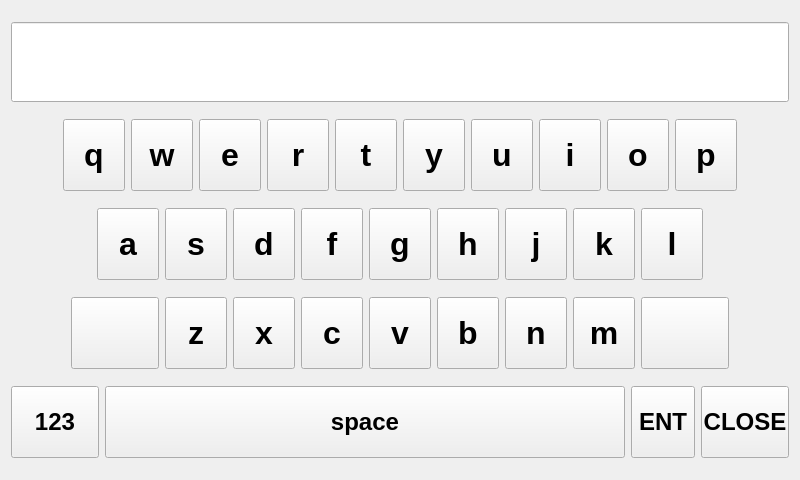
<?xml version="1.0" encoding="UTF-8"?>
<ui version="4.0">
 <class>KeyboardDialog</class>
 <widget class="QDialog" name="KeyboardDialog">
  <property name="geometry">
   <rect>
    <x>0</x>
    <y>0</y>
    <width>800</width>
    <height>480</height>
   </rect>
  </property>
  <property name="maximumSize">
   <size>
    <width>800</width>
    <height>480</height>
   </size>
  </property>
  <layout class="QVBoxLayout" name="_2">
   <item>
    <widget class="QLineEdit" name="lineEdit">
     <property name="font">
      <font>
       <pointsize>48</pointsize>
       <weight>75</weight>
       <bold>true</bold>
      </font>
     </property>
    </widget>
   </item>
   <item>
    <layout class="QHBoxLayout" name="horizontalLayout_2">
     <item>
      <spacer name="horizontalSpacer_3">
       <property name="orientation">
        <enum>Qt::Horizontal</enum>
       </property>
       <property name="sizeHint" stdset="0">
        <size>
         <width>40</width>
         <height>20</height>
        </size>
       </property>
      </spacer>
     </item>
     <item>
      <widget class="QPushButton" name="btn_0">
       <property name="minimumSize">
        <size>
         <width>62</width>
         <height>72</height>
        </size>
       </property>
       <property name="maximumSize">
        <size>
         <width>62</width>
         <height>72</height>
        </size>
       </property>
       <property name="font">
        <font>
         <pointsize>24</pointsize>
         <weight>75</weight>
         <bold>true</bold>
        </font>
       </property>
       <property name="focusPolicy">
        <enum>Qt::NoFocus</enum>
       </property>
       <property name="text">
        <string>q</string>
       </property>
      </widget>
     </item>
     <item>
      <widget class="QPushButton" name="btn_1">
       <property name="minimumSize">
        <size>
         <width>62</width>
         <height>72</height>
        </size>
       </property>
       <property name="maximumSize">
        <size>
         <width>62</width>
         <height>72</height>
        </size>
       </property>
       <property name="font">
        <font>
         <pointsize>24</pointsize>
         <weight>75</weight>
         <bold>true</bold>
        </font>
       </property>
       <property name="focusPolicy">
        <enum>Qt::NoFocus</enum>
       </property>
       <property name="text">
        <string>w</string>
       </property>
      </widget>
     </item>
     <item>
      <widget class="QPushButton" name="btn_2">
       <property name="minimumSize">
        <size>
         <width>62</width>
         <height>72</height>
        </size>
       </property>
       <property name="maximumSize">
        <size>
         <width>62</width>
         <height>72</height>
        </size>
       </property>
       <property name="font">
        <font>
         <pointsize>24</pointsize>
         <weight>75</weight>
         <bold>true</bold>
        </font>
       </property>
       <property name="focusPolicy">
        <enum>Qt::NoFocus</enum>
       </property>
       <property name="text">
        <string>e</string>
       </property>
      </widget>
     </item>
     <item>
      <widget class="QPushButton" name="btn_3">
       <property name="minimumSize">
        <size>
         <width>62</width>
         <height>72</height>
        </size>
       </property>
       <property name="maximumSize">
        <size>
         <width>62</width>
         <height>72</height>
        </size>
       </property>
       <property name="font">
        <font>
         <pointsize>24</pointsize>
         <weight>75</weight>
         <bold>true</bold>
        </font>
       </property>
       <property name="focusPolicy">
        <enum>Qt::NoFocus</enum>
       </property>
       <property name="text">
        <string>r</string>
       </property>
      </widget>
     </item>
     <item>
      <widget class="QPushButton" name="btn_4">
       <property name="minimumSize">
        <size>
         <width>62</width>
         <height>72</height>
        </size>
       </property>
       <property name="maximumSize">
        <size>
         <width>62</width>
         <height>72</height>
        </size>
       </property>
       <property name="font">
        <font>
         <pointsize>24</pointsize>
         <weight>75</weight>
         <bold>true</bold>
        </font>
       </property>
       <property name="focusPolicy">
        <enum>Qt::NoFocus</enum>
       </property>
       <property name="text">
        <string>t</string>
       </property>
      </widget>
     </item>
     <item>
      <widget class="QPushButton" name="btn_5">
       <property name="minimumSize">
        <size>
         <width>62</width>
         <height>72</height>
        </size>
       </property>
       <property name="maximumSize">
        <size>
         <width>62</width>
         <height>72</height>
        </size>
       </property>
       <property name="font">
        <font>
         <pointsize>24</pointsize>
         <weight>75</weight>
         <bold>true</bold>
        </font>
       </property>
       <property name="focusPolicy">
        <enum>Qt::NoFocus</enum>
       </property>
       <property name="text">
        <string>y</string>
       </property>
      </widget>
     </item>
     <item>
      <widget class="QPushButton" name="btn_6">
       <property name="minimumSize">
        <size>
         <width>62</width>
         <height>72</height>
        </size>
       </property>
       <property name="maximumSize">
        <size>
         <width>62</width>
         <height>72</height>
        </size>
       </property>
       <property name="font">
        <font>
         <pointsize>24</pointsize>
         <weight>75</weight>
         <bold>true</bold>
        </font>
       </property>
       <property name="focusPolicy">
        <enum>Qt::NoFocus</enum>
       </property>
       <property name="text">
        <string>u</string>
       </property>
      </widget>
     </item>
     <item>
      <widget class="QPushButton" name="btn_7">
       <property name="minimumSize">
        <size>
         <width>62</width>
         <height>72</height>
        </size>
       </property>
       <property name="maximumSize">
        <size>
         <width>62</width>
         <height>72</height>
        </size>
       </property>
       <property name="font">
        <font>
         <pointsize>24</pointsize>
         <weight>75</weight>
         <bold>true</bold>
        </font>
       </property>
       <property name="focusPolicy">
        <enum>Qt::NoFocus</enum>
       </property>
       <property name="text">
        <string>i</string>
       </property>
      </widget>
     </item>
     <item>
      <widget class="QPushButton" name="btn_8">
       <property name="minimumSize">
        <size>
         <width>62</width>
         <height>72</height>
        </size>
       </property>
       <property name="maximumSize">
        <size>
         <width>62</width>
         <height>72</height>
        </size>
       </property>
       <property name="font">
        <font>
         <pointsize>24</pointsize>
         <weight>75</weight>
         <bold>true</bold>
        </font>
       </property>
       <property name="focusPolicy">
        <enum>Qt::NoFocus</enum>
       </property>
       <property name="text">
        <string>o</string>
       </property>
      </widget>
     </item>
     <item>
      <widget class="QPushButton" name="btn_9">
       <property name="minimumSize">
        <size>
         <width>62</width>
         <height>72</height>
        </size>
       </property>
       <property name="maximumSize">
        <size>
         <width>62</width>
         <height>72</height>
        </size>
       </property>
       <property name="font">
        <font>
         <pointsize>24</pointsize>
         <weight>75</weight>
         <bold>true</bold>
        </font>
       </property>
       <property name="focusPolicy">
        <enum>Qt::NoFocus</enum>
       </property>
       <property name="text">
        <string>p</string>
       </property>
      </widget>
     </item>
     <item>
      <spacer name="horizontalSpacer_4">
       <property name="orientation">
        <enum>Qt::Horizontal</enum>
       </property>
       <property name="sizeHint" stdset="0">
        <size>
         <width>40</width>
         <height>20</height>
        </size>
       </property>
      </spacer>
     </item>
    </layout>
   </item>
   <item>
    <layout class="QHBoxLayout" name="horizontalLayout_3">
     <item>
      <spacer name="horizontalSpacer_2">
       <property name="orientation">
        <enum>Qt::Horizontal</enum>
       </property>
       <property name="sizeHint" stdset="0">
        <size>
         <width>40</width>
         <height>20</height>
        </size>
       </property>
      </spacer>
     </item>
     <item>
      <widget class="QPushButton" name="btn_10">
       <property name="minimumSize">
        <size>
         <width>62</width>
         <height>72</height>
        </size>
       </property>
       <property name="maximumSize">
        <size>
         <width>62</width>
         <height>72</height>
        </size>
       </property>
       <property name="font">
        <font>
         <pointsize>24</pointsize>
         <weight>75</weight>
         <bold>true</bold>
        </font>
       </property>
       <property name="focusPolicy">
        <enum>Qt::NoFocus</enum>
       </property>
       <property name="text">
        <string>a</string>
       </property>
      </widget>
     </item>
     <item>
      <widget class="QPushButton" name="btn_11">
       <property name="minimumSize">
        <size>
         <width>62</width>
         <height>72</height>
        </size>
       </property>
       <property name="maximumSize">
        <size>
         <width>62</width>
         <height>72</height>
        </size>
       </property>
       <property name="font">
        <font>
         <pointsize>24</pointsize>
         <weight>75</weight>
         <bold>true</bold>
        </font>
       </property>
       <property name="focusPolicy">
        <enum>Qt::NoFocus</enum>
       </property>
       <property name="text">
        <string>s</string>
       </property>
      </widget>
     </item>
     <item>
      <widget class="QPushButton" name="btn_12">
       <property name="minimumSize">
        <size>
         <width>62</width>
         <height>72</height>
        </size>
       </property>
       <property name="maximumSize">
        <size>
         <width>62</width>
         <height>72</height>
        </size>
       </property>
       <property name="font">
        <font>
         <pointsize>24</pointsize>
         <weight>75</weight>
         <bold>true</bold>
        </font>
       </property>
       <property name="focusPolicy">
        <enum>Qt::NoFocus</enum>
       </property>
       <property name="text">
        <string>d</string>
       </property>
      </widget>
     </item>
     <item>
      <widget class="QPushButton" name="btn_13">
       <property name="minimumSize">
        <size>
         <width>62</width>
         <height>72</height>
        </size>
       </property>
       <property name="maximumSize">
        <size>
         <width>62</width>
         <height>72</height>
        </size>
       </property>
       <property name="font">
        <font>
         <pointsize>24</pointsize>
         <weight>75</weight>
         <bold>true</bold>
        </font>
       </property>
       <property name="focusPolicy">
        <enum>Qt::NoFocus</enum>
       </property>
       <property name="text">
        <string>f</string>
       </property>
      </widget>
     </item>
     <item>
      <widget class="QPushButton" name="btn_14">
       <property name="minimumSize">
        <size>
         <width>62</width>
         <height>72</height>
        </size>
       </property>
       <property name="maximumSize">
        <size>
         <width>62</width>
         <height>72</height>
        </size>
       </property>
       <property name="font">
        <font>
         <pointsize>24</pointsize>
         <weight>75</weight>
         <bold>true</bold>
        </font>
       </property>
       <property name="focusPolicy">
        <enum>Qt::NoFocus</enum>
       </property>
       <property name="text">
        <string>g</string>
       </property>
      </widget>
     </item>
     <item>
      <widget class="QPushButton" name="btn_15">
       <property name="minimumSize">
        <size>
         <width>62</width>
         <height>72</height>
        </size>
       </property>
       <property name="maximumSize">
        <size>
         <width>62</width>
         <height>72</height>
        </size>
       </property>
       <property name="font">
        <font>
         <pointsize>24</pointsize>
         <weight>75</weight>
         <bold>true</bold>
        </font>
       </property>
       <property name="focusPolicy">
        <enum>Qt::NoFocus</enum>
       </property>
       <property name="text">
        <string>h</string>
       </property>
      </widget>
     </item>
     <item>
      <widget class="QPushButton" name="btn_16">
       <property name="minimumSize">
        <size>
         <width>62</width>
         <height>72</height>
        </size>
       </property>
       <property name="maximumSize">
        <size>
         <width>62</width>
         <height>72</height>
        </size>
       </property>
       <property name="font">
        <font>
         <pointsize>24</pointsize>
         <weight>75</weight>
         <bold>true</bold>
        </font>
       </property>
       <property name="focusPolicy">
        <enum>Qt::NoFocus</enum>
       </property>
       <property name="text">
        <string>j</string>
       </property>
      </widget>
     </item>
     <item>
      <widget class="QPushButton" name="btn_17">
       <property name="minimumSize">
        <size>
         <width>62</width>
         <height>72</height>
        </size>
       </property>
       <property name="maximumSize">
        <size>
         <width>62</width>
         <height>72</height>
        </size>
       </property>
       <property name="font">
        <font>
         <pointsize>24</pointsize>
         <weight>75</weight>
         <bold>true</bold>
        </font>
       </property>
       <property name="focusPolicy">
        <enum>Qt::NoFocus</enum>
       </property>
       <property name="text">
        <string>k</string>
       </property>
      </widget>
     </item>
     <item>
      <widget class="QPushButton" name="btn_18">
       <property name="minimumSize">
        <size>
         <width>62</width>
         <height>72</height>
        </size>
       </property>
       <property name="maximumSize">
        <size>
         <width>62</width>
         <height>72</height>
        </size>
       </property>
       <property name="font">
        <font>
         <pointsize>24</pointsize>
         <weight>75</weight>
         <bold>true</bold>
        </font>
       </property>
       <property name="focusPolicy">
        <enum>Qt::NoFocus</enum>
       </property>
       <property name="text">
        <string>l</string>
       </property>
      </widget>
     </item>
     <item>
      <spacer name="horizontalSpacer_5">
       <property name="orientation">
        <enum>Qt::Horizontal</enum>
       </property>
       <property name="sizeHint" stdset="0">
        <size>
         <width>40</width>
         <height>20</height>
        </size>
       </property>
      </spacer>
     </item>
    </layout>
   </item>
   <item>
    <layout class="QHBoxLayout" name="horizontalLayout_4">
     <item>
      <spacer name="horizontalSpacer_6">
       <property name="orientation">
        <enum>Qt::Horizontal</enum>
       </property>
       <property name="sizeHint" stdset="0">
        <size>
         <width>40</width>
         <height>20</height>
        </size>
       </property>
      </spacer>
     </item>
     <item>
      <widget class="QPushButton" name="btnShift">
       <property name="minimumSize">
        <size>
         <width>88</width>
         <height>72</height>
        </size>
       </property>
       <property name="maximumSize">
        <size>
         <width>90</width>
         <height>72</height>
        </size>
       </property>
       <property name="font">
        <font>
         <pointsize>18</pointsize>
         <weight>75</weight>
         <bold>true</bold>
        </font>
       </property>
       <property name="focusPolicy">
        <enum>Qt::NoFocus</enum>
       </property>
       <property name="icon">
        <iconset resource="pixmaps.qrc">
         <normaloff>:/capslock_off.png</normaloff>
         <normalon>:/capslock_on.png</normalon>:/capslock_off.png</iconset>
       </property>
       <property name="iconSize">
        <size>
         <width>52</width>
         <height>52</height>
        </size>
       </property>
       <property name="checkable">
        <bool>true</bool>
       </property>
      </widget>
     </item>
     <item>
      <widget class="QPushButton" name="btn_19">
       <property name="minimumSize">
        <size>
         <width>62</width>
         <height>72</height>
        </size>
       </property>
       <property name="maximumSize">
        <size>
         <width>62</width>
         <height>72</height>
        </size>
       </property>
       <property name="font">
        <font>
         <pointsize>24</pointsize>
         <weight>75</weight>
         <bold>true</bold>
        </font>
       </property>
       <property name="focusPolicy">
        <enum>Qt::NoFocus</enum>
       </property>
       <property name="text">
        <string>z</string>
       </property>
      </widget>
     </item>
     <item>
      <widget class="QPushButton" name="btn_20">
       <property name="minimumSize">
        <size>
         <width>62</width>
         <height>72</height>
        </size>
       </property>
       <property name="maximumSize">
        <size>
         <width>62</width>
         <height>72</height>
        </size>
       </property>
       <property name="font">
        <font>
         <pointsize>24</pointsize>
         <weight>75</weight>
         <bold>true</bold>
        </font>
       </property>
       <property name="focusPolicy">
        <enum>Qt::NoFocus</enum>
       </property>
       <property name="text">
        <string>x</string>
       </property>
      </widget>
     </item>
     <item>
      <widget class="QPushButton" name="btn_21">
       <property name="minimumSize">
        <size>
         <width>62</width>
         <height>72</height>
        </size>
       </property>
       <property name="maximumSize">
        <size>
         <width>62</width>
         <height>72</height>
        </size>
       </property>
       <property name="font">
        <font>
         <pointsize>24</pointsize>
         <weight>75</weight>
         <bold>true</bold>
        </font>
       </property>
       <property name="focusPolicy">
        <enum>Qt::NoFocus</enum>
       </property>
       <property name="text">
        <string>c</string>
       </property>
      </widget>
     </item>
     <item>
      <widget class="QPushButton" name="btn_22">
       <property name="minimumSize">
        <size>
         <width>62</width>
         <height>72</height>
        </size>
       </property>
       <property name="maximumSize">
        <size>
         <width>62</width>
         <height>72</height>
        </size>
       </property>
       <property name="font">
        <font>
         <pointsize>24</pointsize>
         <weight>75</weight>
         <bold>true</bold>
        </font>
       </property>
       <property name="focusPolicy">
        <enum>Qt::NoFocus</enum>
       </property>
       <property name="text">
        <string>v</string>
       </property>
      </widget>
     </item>
     <item>
      <widget class="QPushButton" name="btn_23">
       <property name="minimumSize">
        <size>
         <width>62</width>
         <height>72</height>
        </size>
       </property>
       <property name="maximumSize">
        <size>
         <width>62</width>
         <height>72</height>
        </size>
       </property>
       <property name="font">
        <font>
         <pointsize>24</pointsize>
         <weight>75</weight>
         <bold>true</bold>
        </font>
       </property>
       <property name="focusPolicy">
        <enum>Qt::NoFocus</enum>
       </property>
       <property name="text">
        <string>b</string>
       </property>
      </widget>
     </item>
     <item>
      <widget class="QPushButton" name="btn_24">
       <property name="minimumSize">
        <size>
         <width>62</width>
         <height>72</height>
        </size>
       </property>
       <property name="maximumSize">
        <size>
         <width>62</width>
         <height>72</height>
        </size>
       </property>
       <property name="font">
        <font>
         <pointsize>24</pointsize>
         <weight>75</weight>
         <bold>true</bold>
        </font>
       </property>
       <property name="focusPolicy">
        <enum>Qt::NoFocus</enum>
       </property>
       <property name="text">
        <string>n</string>
       </property>
      </widget>
     </item>
     <item>
      <widget class="QPushButton" name="btn_25">
       <property name="minimumSize">
        <size>
         <width>62</width>
         <height>72</height>
        </size>
       </property>
       <property name="maximumSize">
        <size>
         <width>62</width>
         <height>72</height>
        </size>
       </property>
       <property name="font">
        <font>
         <pointsize>24</pointsize>
         <weight>75</weight>
         <bold>true</bold>
        </font>
       </property>
       <property name="focusPolicy">
        <enum>Qt::NoFocus</enum>
       </property>
       <property name="text">
        <string>m</string>
       </property>
      </widget>
     </item>
     <item>
      <widget class="QPushButton" name="btnDel">
       <property name="minimumSize">
        <size>
         <width>88</width>
         <height>72</height>
        </size>
       </property>
       <property name="maximumSize">
        <size>
         <width>90</width>
         <height>72</height>
        </size>
       </property>
       <property name="font">
        <font>
         <pointsize>18</pointsize>
         <weight>75</weight>
         <bold>true</bold>
        </font>
       </property>
       <property name="focusPolicy">
        <enum>Qt::NoFocus</enum>
       </property>
       <property name="icon">
        <iconset resource="pixmaps.qrc">
         <normaloff>:/backspace.svg</normaloff>:/backspace.svg</iconset>
       </property>
       <property name="iconSize">
        <size>
         <width>48</width>
         <height>48</height>
        </size>
       </property>
      </widget>
     </item>
     <item>
      <spacer name="horizontalSpacer_7">
       <property name="orientation">
        <enum>Qt::Horizontal</enum>
       </property>
       <property name="sizeHint" stdset="0">
        <size>
         <width>40</width>
         <height>20</height>
        </size>
       </property>
      </spacer>
     </item>
    </layout>
   </item>
   <item>
    <layout class="QHBoxLayout" name="horizontalLayout_5">
     <item>
      <widget class="QPushButton" name="btnMod">
       <property name="minimumSize">
        <size>
         <width>88</width>
         <height>72</height>
        </size>
       </property>
       <property name="maximumSize">
        <size>
         <width>88</width>
         <height>72</height>
        </size>
       </property>
       <property name="font">
        <font>
         <pointsize>18</pointsize>
         <weight>75</weight>
         <bold>true</bold>
        </font>
       </property>
       <property name="focusPolicy">
        <enum>Qt::NoFocus</enum>
       </property>
       <property name="text">
        <string>123</string>
       </property>
      </widget>
     </item>
     <item>
      <widget class="QPushButton" name="btn_26">
       <property name="minimumSize">
        <size>
         <width>0</width>
         <height>72</height>
        </size>
       </property>
       <property name="maximumSize">
        <size>
         <width>16777215</width>
         <height>72</height>
        </size>
       </property>
       <property name="font">
        <font>
         <pointsize>18</pointsize>
         <weight>75</weight>
         <bold>true</bold>
        </font>
       </property>
       <property name="focusPolicy">
        <enum>Qt::NoFocus</enum>
       </property>
       <property name="text">
        <string>space</string>
       </property>
      </widget>
     </item>
     <item>
      <widget class="QPushButton" name="btnEnter">
       <property name="minimumSize">
        <size>
         <width>64</width>
         <height>72</height>
        </size>
       </property>
       <property name="maximumSize">
        <size>
         <width>64</width>
         <height>72</height>
        </size>
       </property>
       <property name="font">
        <font>
         <pointsize>18</pointsize>
         <weight>75</weight>
         <bold>true</bold>
        </font>
       </property>
       <property name="focusPolicy">
        <enum>Qt::NoFocus</enum>
       </property>
       <property name="text">
        <string>ENT</string>
       </property>
      </widget>
     </item>
     <item>
      <widget class="QPushButton" name="btnClose">
       <property name="minimumSize">
        <size>
         <width>88</width>
         <height>72</height>
        </size>
       </property>
       <property name="maximumSize">
        <size>
         <width>88</width>
         <height>72</height>
        </size>
       </property>
       <property name="font">
        <font>
         <pointsize>18</pointsize>
         <weight>75</weight>
         <bold>true</bold>
        </font>
       </property>
       <property name="focusPolicy">
        <enum>Qt::NoFocus</enum>
       </property>
       <property name="text">
        <string>CLOSE</string>
       </property>
      </widget>
     </item>
    </layout>
   </item>
  </layout>
 </widget>
 <resources>
  <include location="pixmaps.qrc"/>
 </resources>
 <connections/>
</ui>
